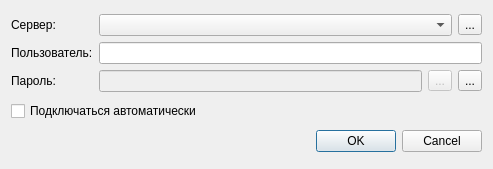
<?xml version="1.0" encoding="UTF-8"?>
<ui version="4.0">
 <class>ConnectionDialog</class>
 <widget class="QDialog" name="ConnectionDialog">
  <property name="geometry">
   <rect>
    <x>0</x>
    <y>0</y>
    <width>493</width>
    <height>169</height>
   </rect>
  </property>
  <property name="maximumSize">
   <size>
    <width>493</width>
    <height>16777215</height>
   </size>
  </property>
  <property name="windowTitle">
   <string>Dialog</string>
  </property>
  <layout class="QGridLayout" name="gridLayout_2">
   <item row="2" column="0">
    <widget class="QDialogButtonBox" name="buttonBox">
     <property name="orientation">
      <enum>Qt::Horizontal</enum>
     </property>
     <property name="standardButtons">
      <set>QDialogButtonBox::Cancel|QDialogButtonBox::Ok</set>
     </property>
    </widget>
   </item>
   <item row="1" column="0">
    <widget class="QCheckBox" name="chAutoConnect">
     <property name="text">
      <string>Подключаться автоматически</string>
     </property>
    </widget>
   </item>
   <item row="0" column="0">
    <layout class="QGridLayout" name="gridLayout">
     <item row="2" column="0">
      <widget class="QLabel" name="label_3">
       <property name="text">
        <string>Пароль:</string>
       </property>
      </widget>
     </item>
     <item row="2" column="1">
      <layout class="QHBoxLayout" name="horizontalLayout">
       <item>
        <widget class="QLineEdit" name="edtPass">
         <property name="enabled">
          <bool>false</bool>
         </property>
         <property name="echoMode">
          <enum>QLineEdit::Password</enum>
         </property>
        </widget>
       </item>
       <item>
        <widget class="QToolButton" name="btnViewPwd">
         <property name="enabled">
          <bool>false</bool>
         </property>
         <property name="toolTip">
          <string>Показать пароль</string>
         </property>
         <property name="text">
          <string>...</string>
         </property>
         <property name="icon">
          <iconset resource="ba_resurses.qrc">
           <normaloff>:/img/viewPwd1.png</normaloff>:/img/viewPwd1.png</iconset>
         </property>
         <property name="checkable">
          <bool>true</bool>
         </property>
        </widget>
       </item>
       <item>
        <widget class="QToolButton" name="btnPwdEdit">
         <property name="toolTip">
          <string>Изменить пароль</string>
         </property>
         <property name="text">
          <string>...</string>
         </property>
         <property name="icon">
          <iconset resource="ba_resurses.qrc">
           <normaloff>:/img/itemEdit.png</normaloff>:/img/itemEdit.png</iconset>
         </property>
         <property name="checkable">
          <bool>true</bool>
         </property>
        </widget>
       </item>
      </layout>
     </item>
     <item row="0" column="0">
      <widget class="QLabel" name="label">
       <property name="text">
        <string>Сервер:</string>
       </property>
      </widget>
     </item>
     <item row="1" column="0">
      <widget class="QLabel" name="label_2">
       <property name="text">
        <string>Пользователь:</string>
       </property>
      </widget>
     </item>
     <item row="1" column="1">
      <widget class="QLineEdit" name="edtUser"/>
     </item>
     <item row="0" column="1">
      <layout class="QHBoxLayout" name="horizontalLayout_2">
       <item>
        <widget class="QComboBox" name="comboBox"/>
       </item>
       <item>
        <widget class="QToolButton" name="toolButton_3">
         <property name="toolTip">
          <string>Выбрать сохраненные значения</string>
         </property>
         <property name="text">
          <string>...</string>
         </property>
        </widget>
       </item>
      </layout>
     </item>
    </layout>
   </item>
  </layout>
 </widget>
 <resources>
  <include location="ba_resurses.qrc"/>
 </resources>
 <connections>
  <connection>
   <sender>buttonBox</sender>
   <signal>accepted()</signal>
   <receiver>ConnectionDialog</receiver>
   <slot>accept()</slot>
   <hints>
    <hint type="sourcelabel">
     <x>248</x>
     <y>254</y>
    </hint>
    <hint type="destinationlabel">
     <x>157</x>
     <y>274</y>
    </hint>
   </hints>
  </connection>
  <connection>
   <sender>buttonBox</sender>
   <signal>rejected()</signal>
   <receiver>ConnectionDialog</receiver>
   <slot>reject()</slot>
   <hints>
    <hint type="sourcelabel">
     <x>316</x>
     <y>260</y>
    </hint>
    <hint type="destinationlabel">
     <x>286</x>
     <y>274</y>
    </hint>
   </hints>
  </connection>
 </connections>
</ui>
